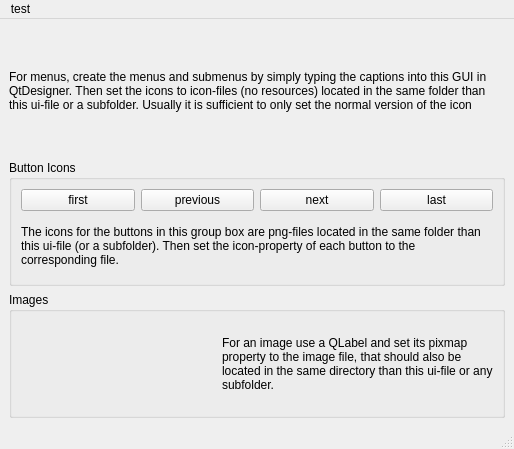
<?xml version="1.0" encoding="UTF-8"?>
<ui version="4.0">
 <class>MainWindow</class>
 <widget class="QMainWindow" name="MainWindow">
  <property name="geometry">
   <rect>
    <x>0</x>
    <y>0</y>
    <width>514</width>
    <height>449</height>
   </rect>
  </property>
  <property name="windowTitle">
   <string>MainWindow</string>
  </property>
  <widget class="QWidget" name="centralwidget">
   <layout class="QVBoxLayout" name="verticalLayout_2">
    <item>
     <widget class="QLabel" name="label_4">
      <property name="text">
       <string>For menus, create the menus and submenus by simply typing the captions into this GUI in QtDesigner. Then set the icons to icon-files (no resources) located in the same folder than this ui-file or a subfolder. Usually it is sufficient to only set the normal version of the icon</string>
      </property>
      <property name="wordWrap">
       <bool>true</bool>
      </property>
     </widget>
    </item>
    <item>
     <widget class="QGroupBox" name="groupBox">
      <property name="title">
       <string>Button Icons</string>
      </property>
      <layout class="QVBoxLayout" name="verticalLayout">
       <item>
        <layout class="QHBoxLayout" name="horizontalLayout">
         <item>
          <widget class="QPushButton" name="btnFirst">
           <property name="text">
            <string>first</string>
           </property>
           <property name="icon">
            <iconset>
             <normaloff>icons/2leftarrow.png</normaloff>icons/2leftarrow.png</iconset>
           </property>
          </widget>
         </item>
         <item>
          <widget class="QPushButton" name="btnPrevious">
           <property name="text">
            <string>previous</string>
           </property>
           <property name="icon">
            <iconset>
             <normaloff>icons/1leftarrow.png</normaloff>icons/1leftarrow.png</iconset>
           </property>
          </widget>
         </item>
         <item>
          <widget class="QPushButton" name="btnNext">
           <property name="text">
            <string>next</string>
           </property>
           <property name="icon">
            <iconset>
             <normaloff>icons/1rightarrow.png</normaloff>icons/1rightarrow.png</iconset>
           </property>
          </widget>
         </item>
         <item>
          <widget class="QPushButton" name="btnLast">
           <property name="text">
            <string>last</string>
           </property>
           <property name="icon">
            <iconset>
             <normaloff>icons/2rightarrow.png</normaloff>icons/2rightarrow.png</iconset>
           </property>
          </widget>
         </item>
        </layout>
       </item>
       <item>
        <widget class="QLabel" name="label">
         <property name="text">
          <string>The icons for the buttons in this group box are png-files located in the same folder than this ui-file (or a subfolder). Then set the icon-property of each button to the corresponding file. </string>
         </property>
         <property name="wordWrap">
          <bool>true</bool>
         </property>
        </widget>
       </item>
      </layout>
     </widget>
    </item>
    <item>
     <widget class="QGroupBox" name="groupBox_2">
      <property name="sizePolicy">
       <sizepolicy hsizetype="Preferred" vsizetype="Preferred">
        <horstretch>0</horstretch>
        <verstretch>0</verstretch>
       </sizepolicy>
      </property>
      <property name="title">
       <string>Images</string>
      </property>
      <layout class="QHBoxLayout" name="horizontalLayout_2">
       <item>
        <widget class="QLabel" name="label_2">
         <property name="minimumSize">
          <size>
           <width>0</width>
           <height>0</height>
          </size>
         </property>
         <property name="maximumSize">
          <size>
           <width>16777215</width>
           <height>16777215</height>
          </size>
         </property>
         <property name="text">
          <string/>
         </property>
         <property name="pixmap">
          <pixmap>q_itoM256.png</pixmap>
         </property>
         <property name="scaledContents">
          <bool>true</bool>
         </property>
        </widget>
       </item>
       <item>
        <widget class="QLabel" name="label_3">
         <property name="text">
          <string>For an image use a QLabel and set its pixmap property to the image file, that should also be located in the same directory than this ui-file or any subfolder.</string>
         </property>
         <property name="wordWrap">
          <bool>true</bool>
         </property>
        </widget>
       </item>
      </layout>
     </widget>
    </item>
   </layout>
  </widget>
  <widget class="QMenuBar" name="menubar">
   <property name="geometry">
    <rect>
     <x>0</x>
     <y>0</y>
     <width>514</width>
     <height>21</height>
    </rect>
   </property>
   <widget class="QMenu" name="menuTest">
    <property name="title">
     <string>test</string>
    </property>
    <addaction name="actionClose"/>
   </widget>
   <addaction name="menuTest"/>
  </widget>
  <widget class="QStatusBar" name="statusbar"/>
  <action name="actionClose">
   <property name="icon">
    <iconset>
     <normalon>icons/close.png</normalon>
    </iconset>
   </property>
   <property name="text">
    <string>close</string>
   </property>
  </action>
 </widget>
 <resources/>
 <connections/>
</ui>
